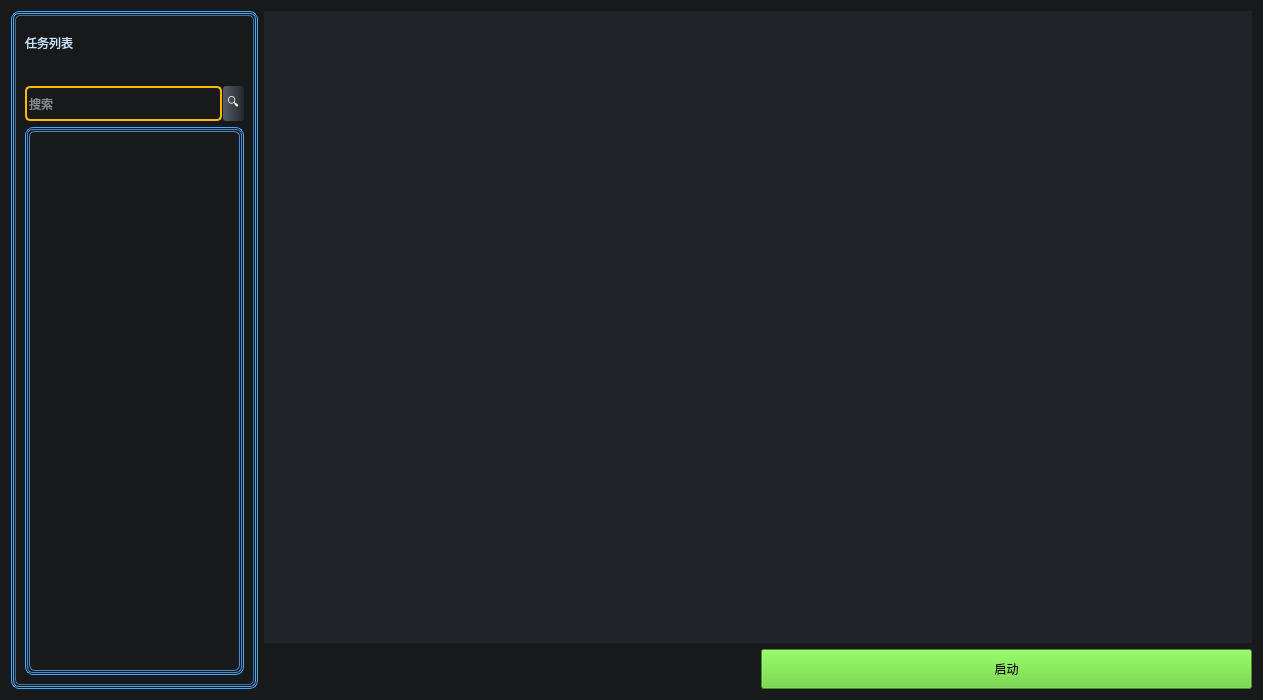
<?xml version="1.0" encoding="UTF-8"?>
<ui version="4.0">
 <class>start_game</class>
 <widget class="QWidget" name="start_game">
  <property name="geometry">
   <rect>
    <x>0</x>
    <y>0</y>
    <width>1263</width>
    <height>700</height>
   </rect>
  </property>
  <property name="windowTitle">
   <string>Form</string>
  </property>
  <property name="styleSheet">
   <string notr="true">
#start_game{
	
	background-color: rgb(23, 25, 27);
}


#search_edit{
	border: 0px;
	background-color: rgb(35, 37, 42);
}
#game_list{
	border: 0px;
	background-color:transparent;
}
#widget{
	
	background-color: rgb(32, 36, 41);
}

#start_btn{
	background-color: rgb(91, 205, 42)
}

#start_btn:hover{
	background-color: rgb(108, 212, 31)
}</string>
  </property>
  <layout class="QGridLayout" name="gridLayout_5">
   <item row="0" column="0">
    <layout class="QHBoxLayout" name="horizontalLayout_3" stretch="2,8">
     <item>
      <widget class="QFrame" name="frame_3">
       <property name="styleSheet">
        <string notr="true">QFrame#frame_3{
border: 0.8px solid #4DA9FF;
border-radius: 8px;
}
</string>
       </property>
       <property name="frameShape">
        <enum>QFrame::StyledPanel</enum>
       </property>
       <property name="frameShadow">
        <enum>QFrame::Raised</enum>
       </property>
       <layout class="QGridLayout" name="gridLayout_4">
        <property name="leftMargin">
         <number>1</number>
        </property>
        <property name="topMargin">
         <number>1</number>
        </property>
        <property name="rightMargin">
         <number>1</number>
        </property>
        <property name="bottomMargin">
         <number>1</number>
        </property>
        <item row="0" column="0">
         <widget class="QFrame" name="frame_4">
          <property name="styleSheet">
           <string notr="true">QFrame#frame_4{
border: 0.6px solid #4DA9FF;
border-radius: 6px;
}
</string>
          </property>
          <property name="frameShape">
           <enum>QFrame::StyledPanel</enum>
          </property>
          <property name="frameShadow">
           <enum>QFrame::Raised</enum>
          </property>
          <layout class="QGridLayout" name="gridLayout_3">
           <property name="leftMargin">
            <number>1</number>
           </property>
           <property name="topMargin">
            <number>1</number>
           </property>
           <property name="rightMargin">
            <number>1</number>
           </property>
           <property name="bottomMargin">
            <number>1</number>
           </property>
           <item row="0" column="0">
            <widget class="QFrame" name="left">
             <property name="styleSheet">
              <string notr="true">QFrame#left{
border: 1px solid rgba(77, 169, 255, 0.6);
border-radius: 5px;
}
QFrame#left:hover{
	color: rgb(170, 170, 255);
}</string>
             </property>
             <layout class="QVBoxLayout" name="verticalLayout" stretch="0,0,0,0,0">
              <item>
               <widget class="QLabel" name="label">
                <property name="sizePolicy">
                 <sizepolicy hsizetype="Preferred" vsizetype="Minimum">
                  <horstretch>0</horstretch>
                  <verstretch>0</verstretch>
                 </sizepolicy>
                </property>
                <property name="minimumSize">
                 <size>
                  <width>0</width>
                  <height>35</height>
                 </size>
                </property>
                <property name="styleSheet">
                 <string notr="true">color: rgb(202, 228, 251);
font: 14pt &quot;Arial&quot;;

background-color: qlineargradient(spread:pad, x1:0, y1:0, x2:1, y2:0, stop:0 rgb(86, 99, 124), stop:1 rgb(36, 40, 48));
border: 0px;
margin: 0px;
background-color:transparent;
</string>
                </property>
                <property name="text">
                 <string>任务列表</string>
                </property>
                <property name="alignment">
                 <set>Qt::AlignLeading|Qt::AlignLeft|Qt::AlignVCenter</set>
                </property>
               </widget>
              </item>
              <item>
               <spacer name="verticalSpacer_3">
                <property name="orientation">
                 <enum>Qt::Vertical</enum>
                </property>
                <property name="sizeType">
                 <enum>QSizePolicy::Preferred</enum>
                </property>
                <property name="sizeHint" stdset="0">
                 <size>
                  <width>20</width>
                  <height>20</height>
                 </size>
                </property>
               </spacer>
              </item>
              <item>
               <layout class="QHBoxLayout" name="search_layout" stretch="8,0">
                <property name="spacing">
                 <number>1</number>
                </property>
                <item>
                 <widget class="QLineEdit" name="search_edit">
                  <property name="sizePolicy">
                   <sizepolicy hsizetype="Expanding" vsizetype="Preferred">
                    <horstretch>0</horstretch>
                    <verstretch>0</verstretch>
                   </sizepolicy>
                  </property>
                  <property name="styleSheet">
                   <string notr="true">color: rgb(255, 255, 255);
border:2px solid #FEB900;
border-radius:5px;
background-color:transparent;
font: 12pt &quot;Arial&quot;;
</string>
                  </property>
                  <property name="text">
                   <string/>
                  </property>
                  <property name="placeholderText">
                   <string>搜索</string>
                  </property>
                  <property name="cursorMoveStyle">
                   <enum>Qt::LogicalMoveStyle</enum>
                  </property>
                 </widget>
                </item>
                <item>
                 <widget class="QToolButton" name="search_btn">
                  <property name="sizePolicy">
                   <sizepolicy hsizetype="Fixed" vsizetype="Minimum">
                    <horstretch>0</horstretch>
                    <verstretch>0</verstretch>
                   </sizepolicy>
                  </property>
                  <property name="minimumSize">
                   <size>
                    <width>0</width>
                    <height>35</height>
                   </size>
                  </property>
                  <property name="styleSheet">
                   <string notr="true">#search_btn{
	background-color: qlineargradient(spread:pad, x1:0, y1:0, x2:1, y2:0, stop:0 rgb(85, 95, 102), stop:1 rgb(36, 40, 43) );
	border-style:none;
	color: rgb(255, 255, 255);
	border-radius:3px;		
	font: 10pt &quot;微软雅黑&quot;;

}
#search_btn:hover{
	background-color: qlineargradient(spread:pad, x1:0, y1:0, x2:1, y2:0, stop:0  rgb(145, 150, 166), stop:1 rgb(36, 40, 43));
	border-style:none;
	border-radius:3px;
	font: 10pt &quot;微软雅黑&quot;;
}

#search_btn:pressed{
	
	background-color: qlineargradient(spread:pad, x1:0, y1:0, x2:1, y2:0, stop:0  rgb(145, 150, 166), stop:0.5 rgb(145, 150, 166), stop:1 rgb(36, 40, 43) );
	border-style:none;
	border-radius:3px;	
	font: 10pt &quot;微软雅黑&quot;;
}




</string>
                  </property>
                  <property name="text">
                   <string>🔍</string>
                  </property>
                  <property name="iconSize">
                   <size>
                    <width>25</width>
                    <height>25</height>
                   </size>
                  </property>
                 </widget>
                </item>
               </layout>
              </item>
              <item>
               <layout class="QHBoxLayout" name="horizontalLayout_2"/>
              </item>
              <item>
               <widget class="QFrame" name="frame">
                <property name="styleSheet">
                 <string notr="true">border:0.8px solid rgba(77,169,255);
border-radius:8px;</string>
                </property>
                <property name="frameShape">
                 <enum>QFrame::StyledPanel</enum>
                </property>
                <property name="frameShadow">
                 <enum>QFrame::Raised</enum>
                </property>
                <layout class="QGridLayout" name="gridLayout">
                 <property name="leftMargin">
                  <number>1</number>
                 </property>
                 <property name="topMargin">
                  <number>1</number>
                 </property>
                 <property name="rightMargin">
                  <number>1</number>
                 </property>
                 <property name="bottomMargin">
                  <number>1</number>
                 </property>
                 <item row="0" column="0">
                  <widget class="QFrame" name="frame_2">
                   <property name="styleSheet">
                    <string notr="true">border:0.6px solid rgba(77,169,255,0.8);
border-radius:6px;</string>
                   </property>
                   <property name="frameShape">
                    <enum>QFrame::StyledPanel</enum>
                   </property>
                   <property name="frameShadow">
                    <enum>QFrame::Raised</enum>
                   </property>
                   <layout class="QGridLayout" name="gridLayout_2">
                    <property name="leftMargin">
                     <number>1</number>
                    </property>
                    <property name="topMargin">
                     <number>1</number>
                    </property>
                    <property name="rightMargin">
                     <number>1</number>
                    </property>
                    <property name="bottomMargin">
                     <number>1</number>
                    </property>
                    <item row="0" column="0">
                     <widget class="QListWidget" name="game_list">
                      <property name="minimumSize">
                       <size>
                        <width>200</width>
                        <height>0</height>
                       </size>
                      </property>
                      <property name="styleSheet">
                       <string notr="true">color: rgb(255, 255, 255);</string>
                      </property>
                     </widget>
                    </item>
                   </layout>
                  </widget>
                 </item>
                </layout>
               </widget>
              </item>
             </layout>
            </widget>
           </item>
          </layout>
         </widget>
        </item>
       </layout>
      </widget>
     </item>
     <item>
      <layout class="QVBoxLayout" name="verticalLayout_3" stretch="9,1">
       <item>
        <widget class="QWidget" name="widget" native="true">
         <property name="minimumSize">
          <size>
           <width>900</width>
           <height>0</height>
          </size>
         </property>
        </widget>
       </item>
       <item>
        <layout class="QHBoxLayout" name="horizontalLayout">
         <item>
          <widget class="QLabel" name="game_icon">
           <property name="text">
            <string/>
           </property>
           <property name="alignment">
            <set>Qt::AlignCenter</set>
           </property>
          </widget>
         </item>
         <item>
          <widget class="QPushButton" name="start_btn">
           <property name="sizePolicy">
            <sizepolicy hsizetype="Minimum" vsizetype="Maximum">
             <horstretch>0</horstretch>
             <verstretch>0</verstretch>
            </sizepolicy>
           </property>
           <property name="minimumSize">
            <size>
             <width>150</width>
             <height>40</height>
            </size>
           </property>
           <property name="text">
            <string>启动</string>
           </property>
          </widget>
         </item>
        </layout>
       </item>
      </layout>
     </item>
    </layout>
   </item>
  </layout>
 </widget>
 <resources/>
 <connections/>
</ui>
